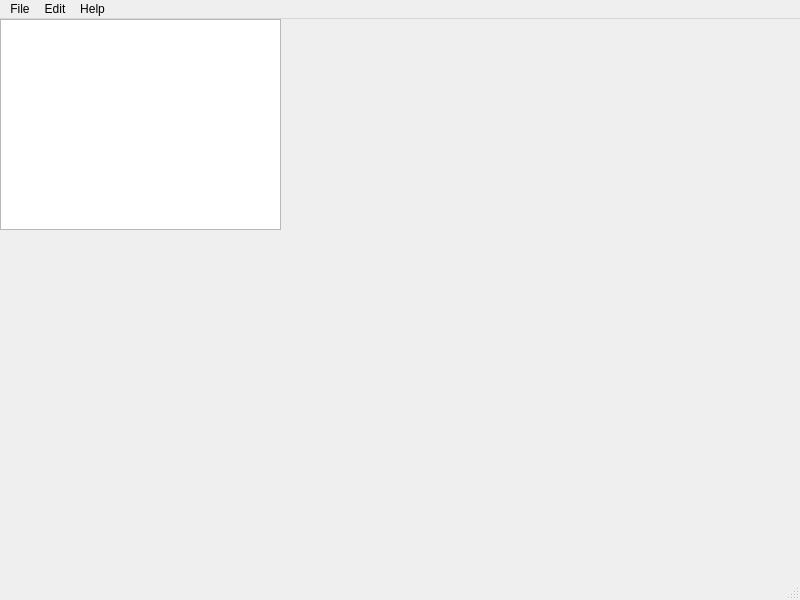
<?xml version="1.0" encoding="UTF-8"?>
<ui version="4.0">
 <class>MainWindow</class>
 <widget class="QMainWindow" name="MainWindow">
  <property name="geometry">
   <rect>
    <x>0</x>
    <y>0</y>
    <width>800</width>
    <height>600</height>
   </rect>
  </property>
  <property name="windowTitle">
   <string>MainWindow</string>
  </property>
  <widget class="QWidget" name="centralwidget">
   <widget class="QWidget" name="verticalLayoutWidget">
    <property name="geometry">
     <rect>
      <x>0</x>
      <y>0</y>
      <width>281</width>
      <height>211</height>
     </rect>
    </property>
    <layout class="QVBoxLayout" name="verticalLayout">
     <item>
      <widget class="QTextEdit" name="textEdit"/>
     </item>
    </layout>
   </widget>
  </widget>
  <widget class="QMenuBar" name="menubar">
   <property name="geometry">
    <rect>
     <x>0</x>
     <y>0</y>
     <width>800</width>
     <height>21</height>
    </rect>
   </property>
   <widget class="QMenu" name="menuFile">
    <property name="title">
     <string>File</string>
    </property>
    <addaction name="separator"/>
    <addaction name="separator"/>
    <addaction name="actionNew"/>
    <addaction name="actionOpen_File"/>
    <addaction name="actionSave"/>
    <addaction name="actionSave_As"/>
    <addaction name="actionPrint"/>
    <addaction name="actionExit"/>
   </widget>
   <widget class="QMenu" name="menuEdit">
    <property name="title">
     <string>Edit</string>
    </property>
    <addaction name="actionCopy"/>
    <addaction name="actionPaste"/>
    <addaction name="actionCut"/>
    <addaction name="actionUndo"/>
    <addaction name="actionRedo"/>
   </widget>
   <widget class="QMenu" name="menuHelp">
    <property name="title">
     <string>Help</string>
    </property>
   </widget>
   <addaction name="menuFile"/>
   <addaction name="menuEdit"/>
   <addaction name="menuHelp"/>
  </widget>
  <widget class="QStatusBar" name="statusbar"/>
  <action name="actionNew">
   <property name="text">
    <string>New</string>
   </property>
  </action>
  <action name="actionOpen_File">
   <property name="text">
    <string>Open File</string>
   </property>
  </action>
  <action name="actionSave">
   <property name="text">
    <string>Save</string>
   </property>
  </action>
  <action name="actionSave_As">
   <property name="text">
    <string>Save As</string>
   </property>
  </action>
  <action name="actionPrint">
   <property name="text">
    <string>Print</string>
   </property>
  </action>
  <action name="actionExit">
   <property name="text">
    <string>Exit</string>
   </property>
  </action>
  <action name="actionCopy">
   <property name="text">
    <string>Copy</string>
   </property>
  </action>
  <action name="actionPaste">
   <property name="text">
    <string>Paste</string>
   </property>
  </action>
  <action name="actionCut">
   <property name="text">
    <string>Cut</string>
   </property>
  </action>
  <action name="actionUndo">
   <property name="text">
    <string>Undo</string>
   </property>
  </action>
  <action name="actionRedo">
   <property name="text">
    <string>Redo</string>
   </property>
  </action>
 </widget>
 <resources/>
 <connections/>
</ui>
